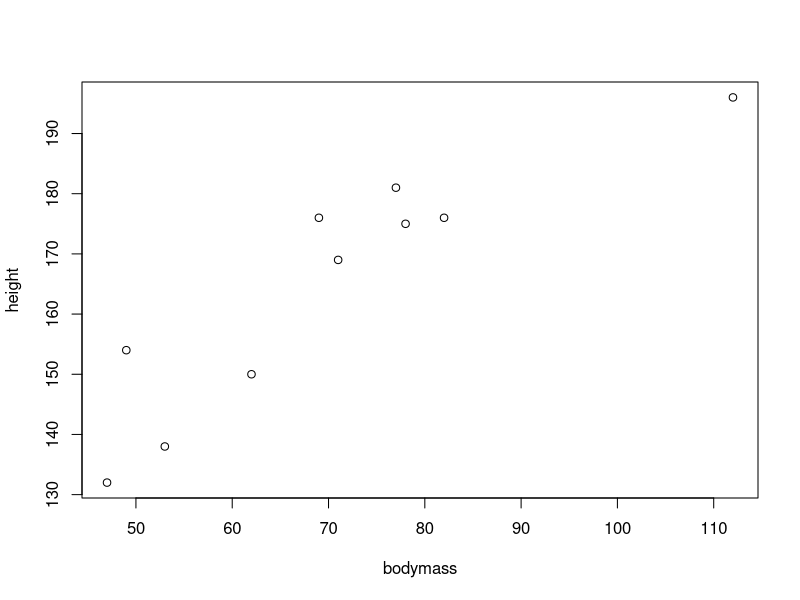
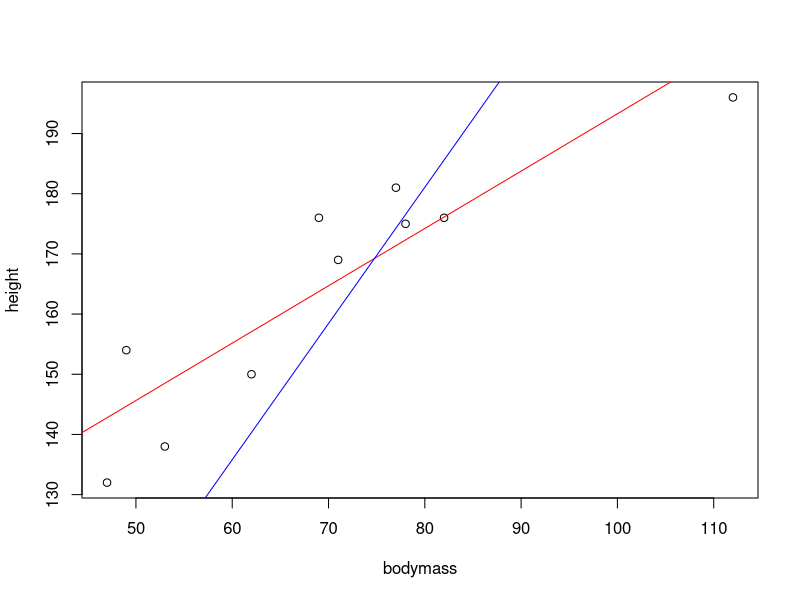
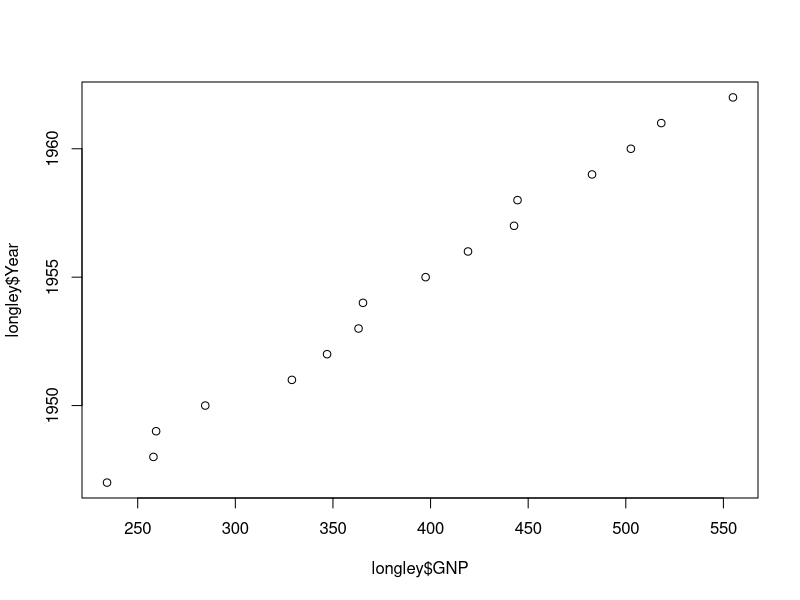
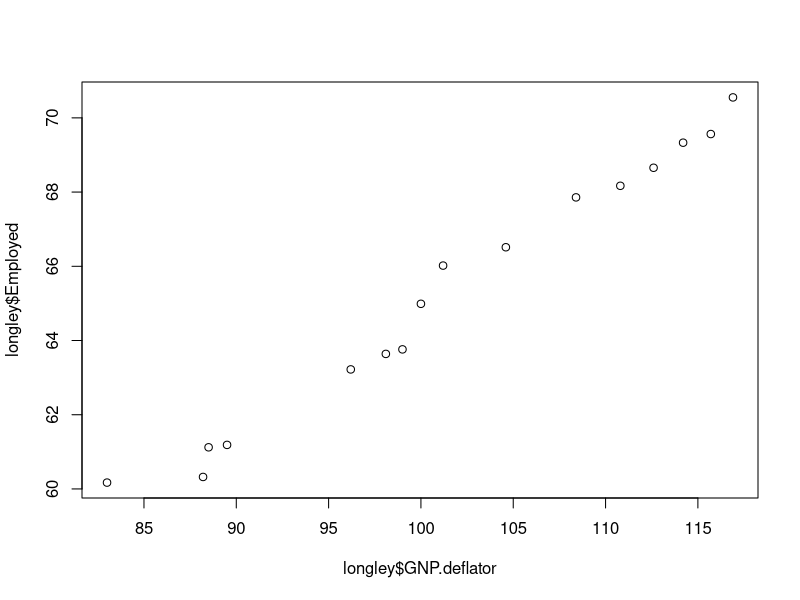

These figures' R source, in order:
rm(list = ls())
height <- c(176, 154, 138, 196, 132, 176, 181, 169, 150, 175)
bodymass <- c(82, 49, 53, 112, 47, 69, 77, 71, 62, 78)
length(height) 
length(bodymass)
plot(bodymass, height)
# is there a correlation?
cor(height, bodymass) # yes!

hb <- lm(height ~ bodymass) # indep ~ dep 
summary(hb)
hb_noIntercept <- lm(height ~ bodymass - 1) # omitting intercept
summary(hb_noIntercept)

plot(bodymass, height)
abline(hb, col = "red")
abline(hb_noIntercept, col = "blue")

rm(list = ls())
Ctl <- c(4.17,5.58,5.18,6.11,4.50,4.61,5.17,4.53,5.33,5.14)
Trt <- c(4.81,4.17,4.41,3.59,5.87,3.83,6.03,4.89,4.32,4.69)
group <- gl(2, 10, 20, labels = c("Ctl","Trt"))
weight <- c(Ctl, Trt)
lm.D9 <- lm(weight ~ group)
lm.D90 <- lm(weight ~ group - 1) # omitting intercept
summary(lm.D9)

qqplot(x = longley$GNP, y = longley$Year)
# Not so good
qqplot(x = longley$GNP.deflator, y =
         longley$Employed)
